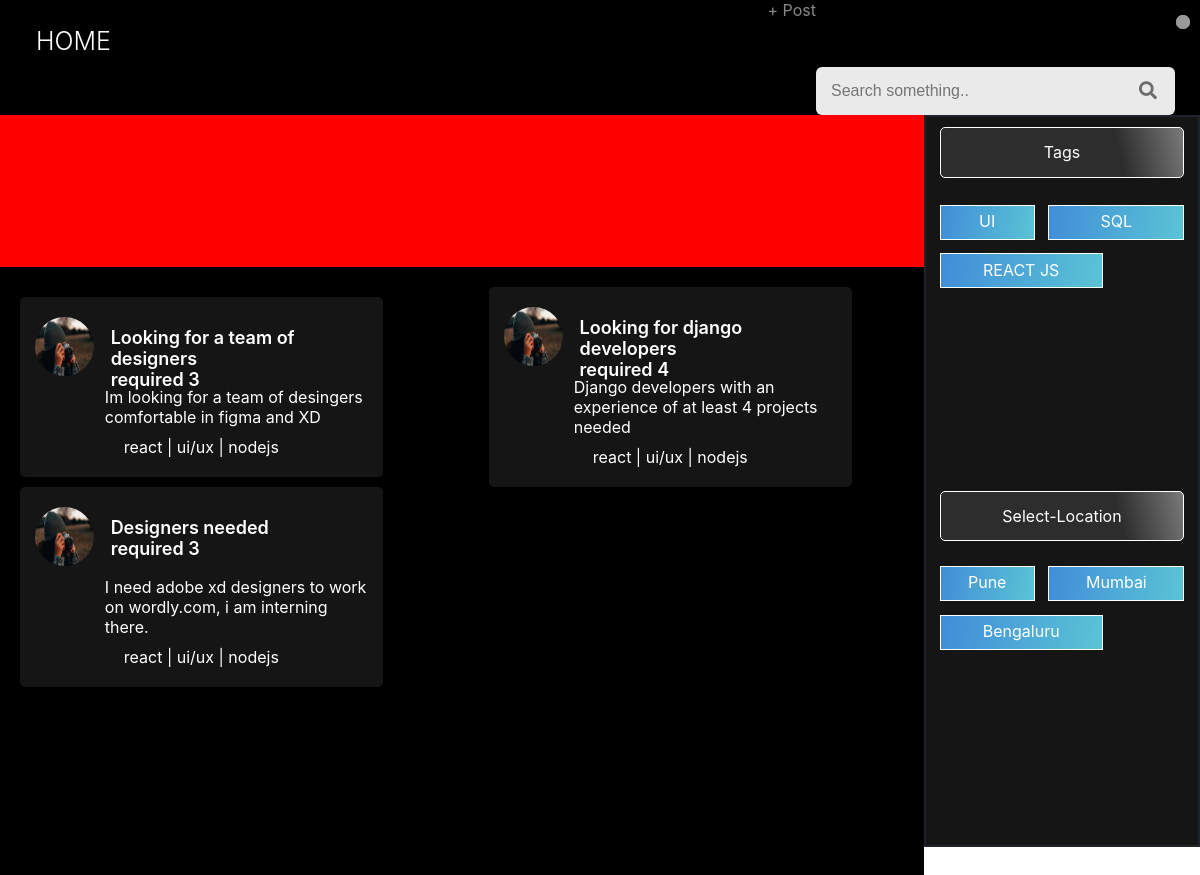
Screenshot of /requests/ with the database file from the repository.
### collabapp/models.py (models this page shows, shortened)
class CollabRequestPost(models.Model):
    title = models.CharField(max_length = 255)
    team_size = models.SmallIntegerField()
    description = models.TextField()
    author = models.ForeignKey(
        get_user_model(),
        on_delete = models.CASCADE,
        null = True,
    )

### collabapp/views.py (the view)
# urls.py: path('', RequestListView.as_view(), name = 'request list'),
class RequestListView(ListView):
    model = CollabRequestPost
    template_name = 'requests.html'

### templates/requests.html (shortened to what this page needs)
{% extends 'base.html' %}
{% block post_button %}<a href = "{% url 'request create' %}">+ Post</a> {% endblock post_button %}
{% block content %}
<div class="main-screen">
  <div class="cards-screen">
    <div class="top-icons">
      <div class="g"><img class="gic" src="grid.svg" alt=""></div>
      <div class="l"><img class="lic" src="list" alt="" class="lic"></div>
    </div>
    <link rel="stylesheet" href="https://cdnjs.cloudflare.com/ajax/libs/font-awesome/5.15.2/css/all.min.css" />
    <div class="container">
      {% for post in object_list %}
      <div class="box">
        <div class="top-div">
          <div class="image">
            <img class="card-profile-image"
>
          </div>
          <div class="name_job">
            <div class="top">{{ post.title }}</div>
            <div class="bottom">required {{ post.team_size }}</div>
          </div>
        </div>
        <div class="mid-div">
          {{ post.description }}
        </div>
        <div class="bottom-div">react | ui/ux | nodejs</div>
      </div>
      {% endfor %}
    </div>
  </div>
  <div class="Filters">
    <div class="top-div-filters">
      <div class="tags">Tags</div>
      <div class="labels">
        <div class="line1">
          <div class="ui">UI</div>
          <div class="sql">SQL</div>
        </div>
        <div class="reactjs">REACT JS</div>
      </div>
    </div>
    <div class="bottom-div-filters">
      <div class="Select-Location">Select-Location</div>
      <div class="cities">
        <div class="line1">
          <div class="ui">Pune</div>
          <div class="sql">Mumbai</div>
        </div>
        <div class="reactjs">Bengaluru</div>
      </div>
    </div>
  </div>
  {% endblock content %}

### templates/base.html (shortened to what this page needs)
{% load static %}
<!DOCTYPE html>
<html lang="en">
<head>
    <link href="{% static 'css/base.css' %}" rel="stylesheet" />
</head>
<body>
    <div class="navbar">
        <div class="home">HOME</div>
        <div class="right-bar">
            {% block post_button %}{% endblock post_button %}
            <div class="search-box">
                <input class="search-input" type="text" placeholder="Search something.." />
                <button class="search-btn"><i class="fas fa-search"></i></button>
            </div>
            <div class="profile-block">
                <a href="http://www.example.com" target="_blank"><img class="circular-img"
                        src="https://randomuser.me/api/portraits/men/34.jpg" /></a>
            </div>
        </div>
    </div>
    {% block content %}
    {% endblock content %}
</body>
</html>

### rows the page displays
CollabRequestPost: title "Looking for a team of designers", team_size "3", description "Im looking for a team of desingers comfortable in figma and XD"
CollabRequestPost: title "Looking for django developers", team_size "4", description "Django developers with an experience of at least 4 projects needed"
CollabRequestPost: title "Designers needed", team_size "3", description "I need adobe xd designers to work on wordly.com, i am interning there."
